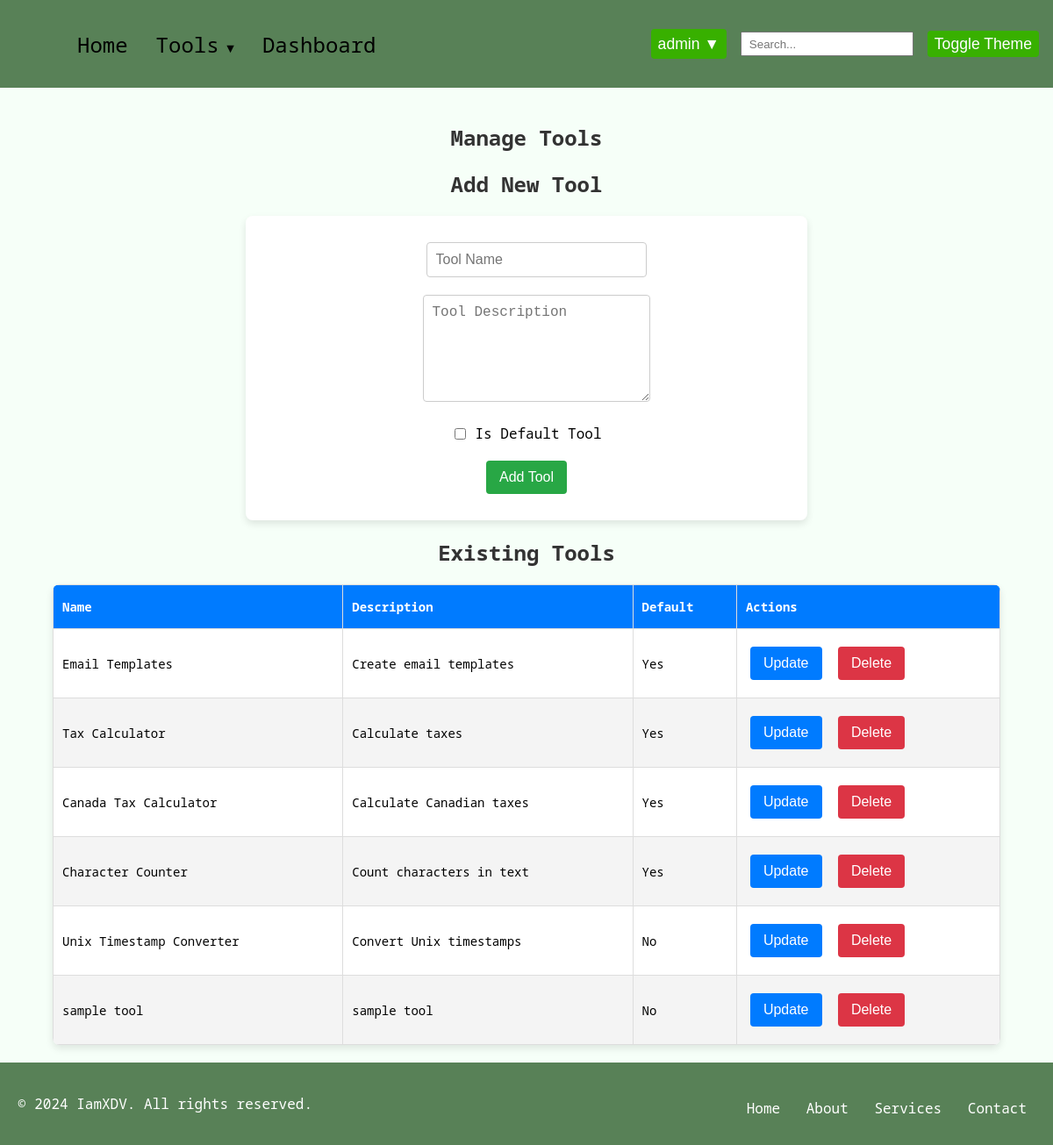
The page /manage_tools (signed in) on the database as committed earlier.
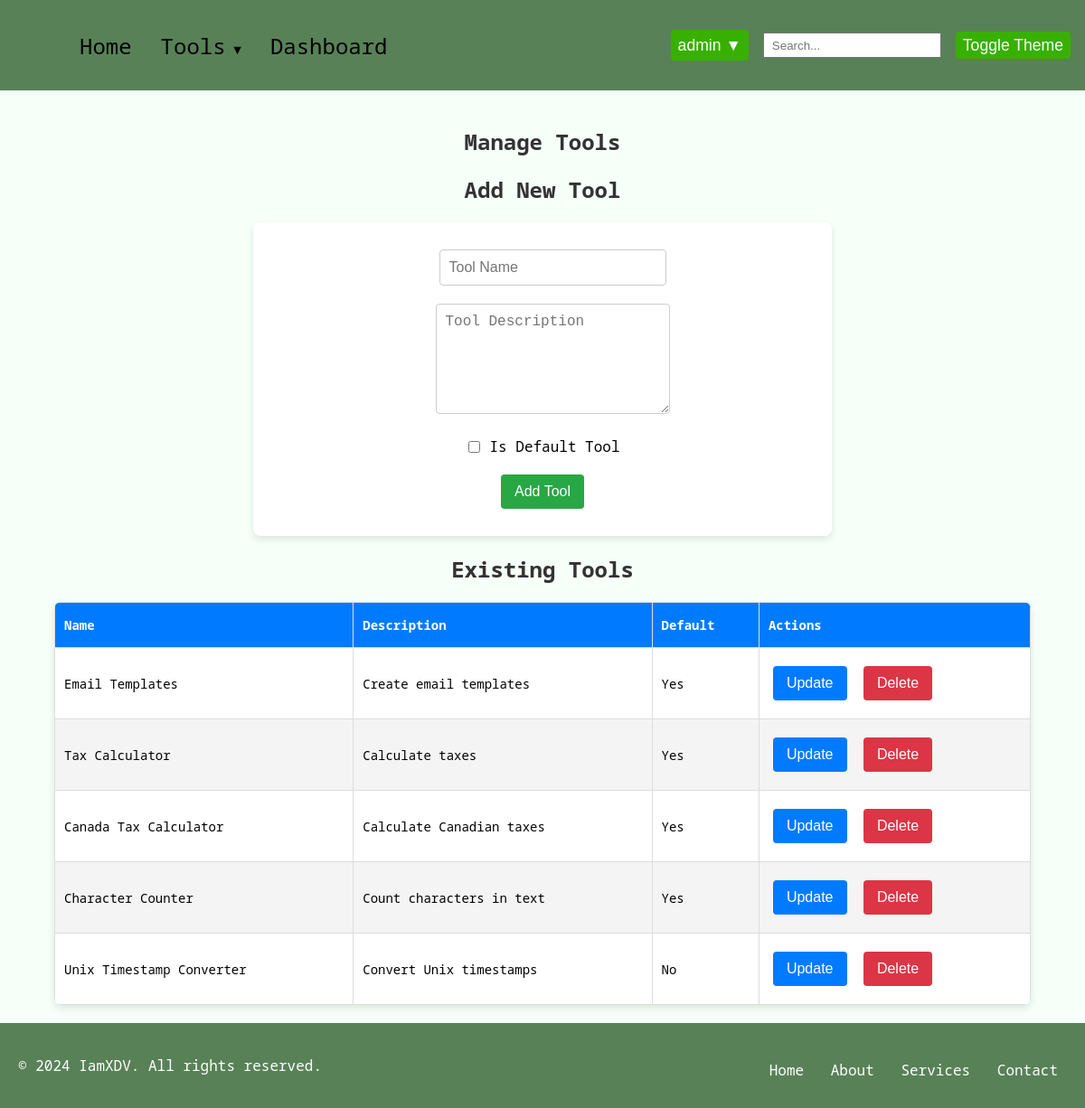
The same page on the database as committed later.
### model/model.py (models this page shows, shortened)
class Tool(db.Model):
    __tablename__ = 'tools'
    id = db.Column(db.Integer, primary_key=True)
    name = db.Column(db.String(100), unique=True, nullable=False)
    description = db.Column(db.String(255))
    is_default = db.Column(db.Boolean, default=False)

### routes/admin_routes.py (the view, shortened to what this page needs)
@admin.route('/manage_tools', methods=['GET', 'POST', 'DELETE'])
def manage_tools():
    if "logged_in" not in session or session.get("role") not in ["admin", "super_admin"]:
        flash("You don't have permission to manage tools.", "error")
        return redirect(url_for("auth.login"))
    _ = get_flashed_messages()
    tools = Tool.query.all()
    return render_template('manage_tools.html', tools=tools)

### templates/manage_tools.html (shortened to what this page needs)
{% extends "base.html" %} {% block content %} {% block style %}
<link
  rel="stylesheet"
  href="{{ url_for('static', filename='css/manage_tools.css') }}"
/>
{% endblock %}
<div class="manage-tools-container">
  <h1 class="manage-tools-title">Manage Tools</h1>
  <section class="add-tool-section">
    <h2 class="add-tool-title">Add New Tool</h2>
    <form
      action="{{ url_for('admin.manage_tools') }}"
      method="post"
      class="add-tool-form"
    >
      <div class="form-group">
        <input
          type="text"
          name="tool_name"
          placeholder="Tool Name"
          required
          class="add-tool-input"
        />
      </div>
      <div class="form-group">
        <textarea
          name="description"
          placeholder="Tool Description"
          class="add-tool-textarea"
        ></textarea>
      </div>
      <div class="form-group">
        <label class="add-tool-label">
          <input type="checkbox" name="is_default" class="add-tool-checkbox" />
          Is Default Tool
        </label>
      </div>
      <div class="form-group">
        <button type="submit" class="add-tool-btn">Add Tool</button>
      </div>
    </form>
  </section>
  <section class="existing-tools-section">
    <h2 class="existing-tools-title">Existing Tools</h2>
    <table class="existing-tools-table">
      <thead class="existing-tools-thead">
        <tr class="existing-tools-tr">
          <th class="existing-tools-th">Name</th>
          <th class="existing-tools-th">Description</th>
          <th class="existing-tools-th">Default</th>
          <th class="existing-tools-th">Actions</th>
        </tr>
      </thead>
      <tbody class="existing-tools-tbody">
        {% for tool in tools %}
        <tr class="existing-tools-tr">
          <td class="existing-tools-td">{{ tool.name }}</td>
          <td class="existing-tools-td">{{ tool.description }}</td>
          <td class="existing-tools-td">
            {{ 'Yes' if tool.is_default else 'No' }}
          </td>
          <td class="existing-tools-td">
            <div class="tool-actions">
              <button
                class="update-tool-btn"
                onclick="showUpdateForm('{{ tool.id }}', '{{ tool.name }}', '{{ tool.description }}', {{ tool.is_default|lower }})"
              >
                Update
              </button>
              <button
                class="delete-tool-btn"
                onclick="deleteTool('{{ tool.id }}')"
              >
                Delete
              </button>
            </div>
          </td>
        </tr>
        {% endfor %}
      </tbody>
    </table>
  </section>
</div>
{% endblock %}

Rows that differ between the two databases and show on the page:
removed Tool: name "sample tool", description "sample tool", is_default "No"
